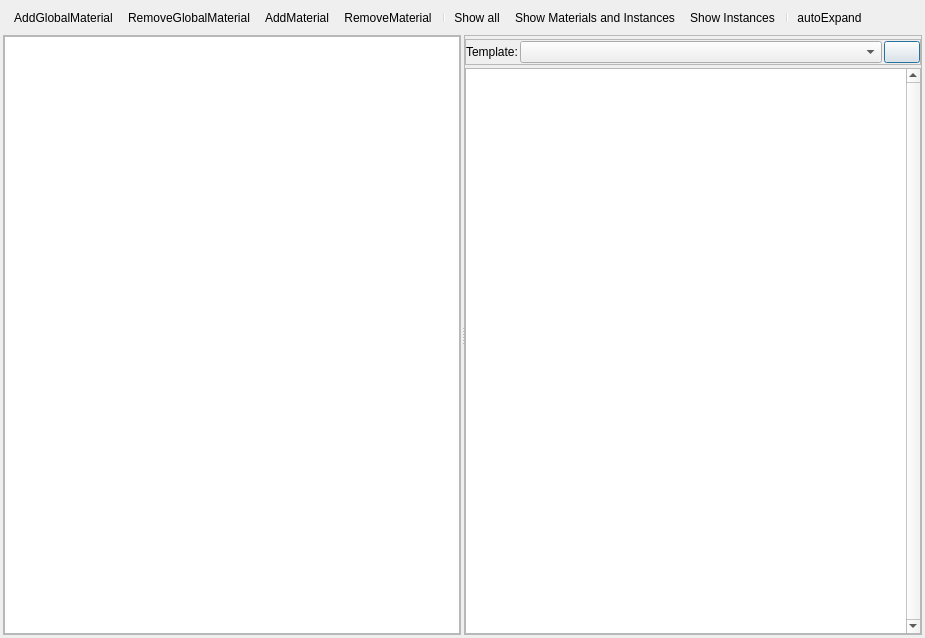
<?xml version="1.0" encoding="UTF-8"?>
<ui version="4.0">
 <class>MaterialEditor</class>
 <widget class="QDialog" name="MaterialEditor">
  <property name="geometry">
   <rect>
    <x>0</x>
    <y>0</y>
    <width>925</width>
    <height>638</height>
   </rect>
  </property>
  <property name="windowTitle">
   <string>Material Editor</string>
  </property>
  <property name="windowIcon">
   <iconset resource="Resources.qrc">
    <normaloff>:/QtIcons/materialeditor.png</normaloff>:/QtIcons/materialeditor.png</iconset>
  </property>
  <layout class="QVBoxLayout" name="verticalLayout_2" stretch="0,0">
   <property name="spacing">
    <number>3</number>
   </property>
   <property name="leftMargin">
    <number>3</number>
   </property>
   <property name="topMargin">
    <number>3</number>
   </property>
   <property name="rightMargin">
    <number>3</number>
   </property>
   <property name="bottomMargin">
    <number>3</number>
   </property>
   <item>
    <widget class="QToolBar" name="toolbar">
     <property name="iconSize">
      <size>
       <width>16</width>
       <height>16</height>
      </size>
     </property>
     <addaction name="actionAddGlobalMaterial"/>
     <addaction name="actionRemoveGlobalMaterial"/>
     <addaction name="actionAddMaterial"/>
     <addaction name="actionRemoveMaterial"/>
     <addaction name="separator"/>
     <addaction name="actionShowAll"/>
     <addaction name="actionMaterialsInstances"/>
     <addaction name="actionInstances"/>
     <addaction name="separator"/>
     <addaction name="actionAutoExpand"/>
    </widget>
   </item>
   <item>
    <widget class="QSplitter" name="splitter">
     <property name="orientation">
      <enum>Qt::Horizontal</enum>
     </property>
     <property name="handleWidth">
      <number>3</number>
     </property>
     <widget class="QFrame" name="frame">
      <property name="frameShape">
       <enum>QFrame::StyledPanel</enum>
      </property>
      <property name="frameShadow">
       <enum>QFrame::Raised</enum>
      </property>
      <layout class="QVBoxLayout" name="verticalLayout">
       <property name="leftMargin">
        <number>0</number>
       </property>
       <property name="topMargin">
        <number>0</number>
       </property>
       <property name="rightMargin">
        <number>0</number>
       </property>
       <property name="bottomMargin">
        <number>0</number>
       </property>
       <item>
        <widget class="MaterialTree" name="materialTree">
         <property name="editTriggers">
          <set>QAbstractItemView::NoEditTriggers</set>
         </property>
         <property name="dragEnabled">
          <bool>true</bool>
         </property>
         <property name="dragDropMode">
          <enum>QAbstractItemView::DragDrop</enum>
         </property>
         <property name="selectionMode">
          <enum>QAbstractItemView::ExtendedSelection</enum>
         </property>
         <property name="sortingEnabled">
          <bool>true</bool>
         </property>
        </widget>
       </item>
      </layout>
     </widget>
     <widget class="QFrame" name="frame_2">
      <property name="frameShape">
       <enum>QFrame::StyledPanel</enum>
      </property>
      <property name="frameShadow">
       <enum>QFrame::Raised</enum>
      </property>
      <layout class="QVBoxLayout" name="verticalLayout_3">
       <property name="spacing">
        <number>3</number>
       </property>
       <property name="leftMargin">
        <number>0</number>
       </property>
       <property name="topMargin">
        <number>0</number>
       </property>
       <property name="rightMargin">
        <number>0</number>
       </property>
       <property name="bottomMargin">
        <number>0</number>
       </property>
       <item>
        <widget class="EditableTabBar" name="tabbar" native="true"/>
       </item>
       <item>
        <widget class="QFrame" name="frame_3">
         <property name="frameShape">
          <enum>QFrame::StyledPanel</enum>
         </property>
         <property name="frameShadow">
          <enum>QFrame::Raised</enum>
         </property>
         <layout class="QHBoxLayout" name="horizontalLayout">
          <property name="spacing">
           <number>2</number>
          </property>
          <property name="leftMargin">
           <number>0</number>
          </property>
          <property name="topMargin">
           <number>1</number>
          </property>
          <property name="rightMargin">
           <number>0</number>
          </property>
          <property name="bottomMargin">
           <number>1</number>
          </property>
          <item>
           <widget class="QLabel" name="label">
            <property name="sizePolicy">
             <sizepolicy hsizetype="Maximum" vsizetype="Preferred">
              <horstretch>0</horstretch>
              <verstretch>0</verstretch>
             </sizepolicy>
            </property>
            <property name="text">
             <string>Template:</string>
            </property>
           </widget>
          </item>
          <item>
           <widget class="QComboBox" name="templateBox">
            <property name="minimumSize">
             <size>
              <width>0</width>
              <height>22</height>
             </size>
            </property>
            <property name="maxVisibleItems">
             <number>20</number>
            </property>
           </widget>
          </item>
          <item>
           <widget class="QPushButton" name="templateButton">
            <property name="maximumSize">
             <size>
              <width>36</width>
              <height>16777215</height>
             </size>
            </property>
            <property name="text">
             <string/>
            </property>
            <property name="icon">
             <iconset resource="Resources.qrc">
              <normaloff>:/QtIcons/cplus.png</normaloff>:/QtIcons/cplus.png</iconset>
            </property>
            <property name="flat">
             <bool>false</bool>
            </property>
           </widget>
          </item>
         </layout>
        </widget>
       </item>
       <item>
        <widget class="QtPropertyEditor" name="materialProperty">
         <property name="verticalScrollBarPolicy">
          <enum>Qt::ScrollBarAlwaysOn</enum>
         </property>
        </widget>
       </item>
      </layout>
     </widget>
    </widget>
   </item>
  </layout>
  <action name="actionAutoExpand">
   <property name="checkable">
    <bool>true</bool>
   </property>
   <property name="icon">
    <iconset resource="Resources.qrc">
     <normaloff>:/QtIcons/expand_all.png</normaloff>:/QtIcons/expand_all.png</iconset>
   </property>
   <property name="text">
    <string>autoExpand</string>
   </property>
   <property name="toolTip">
    <string>Turn on/off automatin node expanding</string>
   </property>
  </action>
  <action name="actionAddGlobalMaterial">
   <property name="icon">
    <iconset resource="Resources.qrc">
     <normaloff>:/QtIcons/global_add.png</normaloff>:/QtIcons/global_add.png</iconset>
   </property>
   <property name="text">
    <string>AddGlobalMaterial</string>
   </property>
   <property name="toolTip">
    <string>Add Global Material</string>
   </property>
  </action>
  <action name="actionRemoveGlobalMaterial">
   <property name="icon">
    <iconset resource="Resources.qrc">
     <normaloff>:/QtIcons/global_delete.png</normaloff>:/QtIcons/global_delete.png</iconset>
   </property>
   <property name="text">
    <string>RemoveGlobalMaterial</string>
   </property>
   <property name="toolTip">
    <string>Remove Global Material</string>
   </property>
  </action>
  <action name="actionLoadMaterialPreset">
   <property name="icon">
    <iconset resource="Resources.qrc">
     <normaloff>:/QtIcons/openscene.png</normaloff>:/QtIcons/openscene.png</iconset>
   </property>
   <property name="text">
    <string>Load Material Preset...</string>
   </property>
   <property name="toolTip">
    <string>Load Material Preset</string>
   </property>
  </action>
  <action name="actionSaveMaterialPreset">
   <property name="icon">
    <iconset resource="Resources.qrc">
     <normaloff>:/QtIcons/save_as.png</normaloff>:/QtIcons/save_as.png</iconset>
   </property>
   <property name="text">
    <string>Save All Configs</string>
   </property>
  </action>
  <action name="actionSaveMaterialCurrentConfigPreset">
   <property name="icon">
    <iconset resource="Resources.qrc">
     <normaloff>:/QtIcons/save_as.png</normaloff>:/QtIcons/save_as.png</iconset>
   </property>
   <property name="text">
    <string>Save Current Config</string>
   </property>
  </action>
  <action name="actionAddMaterial">
   <property name="icon">
    <iconset resource="Resources.qrc">
     <normaloff>:/QtIcons/add_green.png</normaloff>:/QtIcons/add_green.png</iconset>
   </property>
   <property name="text">
    <string>AddMaterial</string>
   </property>
   <property name="toolTip">
    <string>Add Material</string>
   </property>
  </action>
  <action name="actionRemoveMaterial">
   <property name="icon">
    <iconset resource="Resources.qrc">
     <normaloff>:/QtIcons/remove.png</normaloff>:/QtIcons/remove.png</iconset>
   </property>
   <property name="text">
    <string>RemoveMaterial</string>
   </property>
   <property name="toolTip">
    <string>Remove Material</string>
   </property>
  </action>
  <actiongroup name="filterType">
   <action name="actionShowAll">
    <property name="checkable">
     <bool>true</bool>
    </property>
    <property name="icon">
     <iconset resource="Resources.qrc">
      <normaloff>:/QtIcons/tree_view_all.png</normaloff>:/QtIcons/tree_view_all.png</iconset>
    </property>
    <property name="text">
     <string>Show all</string>
    </property>
    <property name="toolTip">
     <string>Shows all materials and instances</string>
    </property>
   </action>
   <action name="actionMaterialsInstances">
    <property name="checkable">
     <bool>true</bool>
    </property>
    <property name="icon">
     <iconset resource="Resources.qrc">
      <normaloff>:/QtIcons/tree_view_sel_childs.png</normaloff>:/QtIcons/tree_view_sel_childs.png</iconset>
    </property>
    <property name="text">
     <string>Show Materials and Instances</string>
    </property>
    <property name="toolTip">
     <string>Show all Materials and only selected Instances</string>
    </property>
   </action>
   <action name="actionInstances">
    <property name="checkable">
     <bool>true</bool>
    </property>
    <property name="icon">
     <iconset resource="Resources.qrc">
      <normaloff>:/QtIcons/tree_view_sel.png</normaloff>:/QtIcons/tree_view_sel.png</iconset>
    </property>
    <property name="text">
     <string>Show Instances</string>
    </property>
    <property name="toolTip">
     <string>Show only selected Materials and Instances</string>
    </property>
   </action>
  </actiongroup>
 </widget>
 <customwidgets>
  <customwidget>
   <class>QtPropertyEditor</class>
   <extends>QTreeView</extends>
   <header>Classes/Qt/Tools/QtPropertyEditor/QtPropertyEditor.h</header>
  </customwidget>
  <customwidget>
   <class>MaterialTree</class>
   <extends>QTreeView</extends>
   <header>Classes/Qt/MaterialEditor/MaterialTree.h</header>
  </customwidget>
  <customwidget>
   <class>EditableTabBar</class>
   <extends>QWidget</extends>
   <header>QtTools/EditableTabBar/EditableTabBar.h</header>
  </customwidget>
 </customwidgets>
 <resources>
  <include location="Resources.qrc"/>
 </resources>
 <connections/>
</ui>
